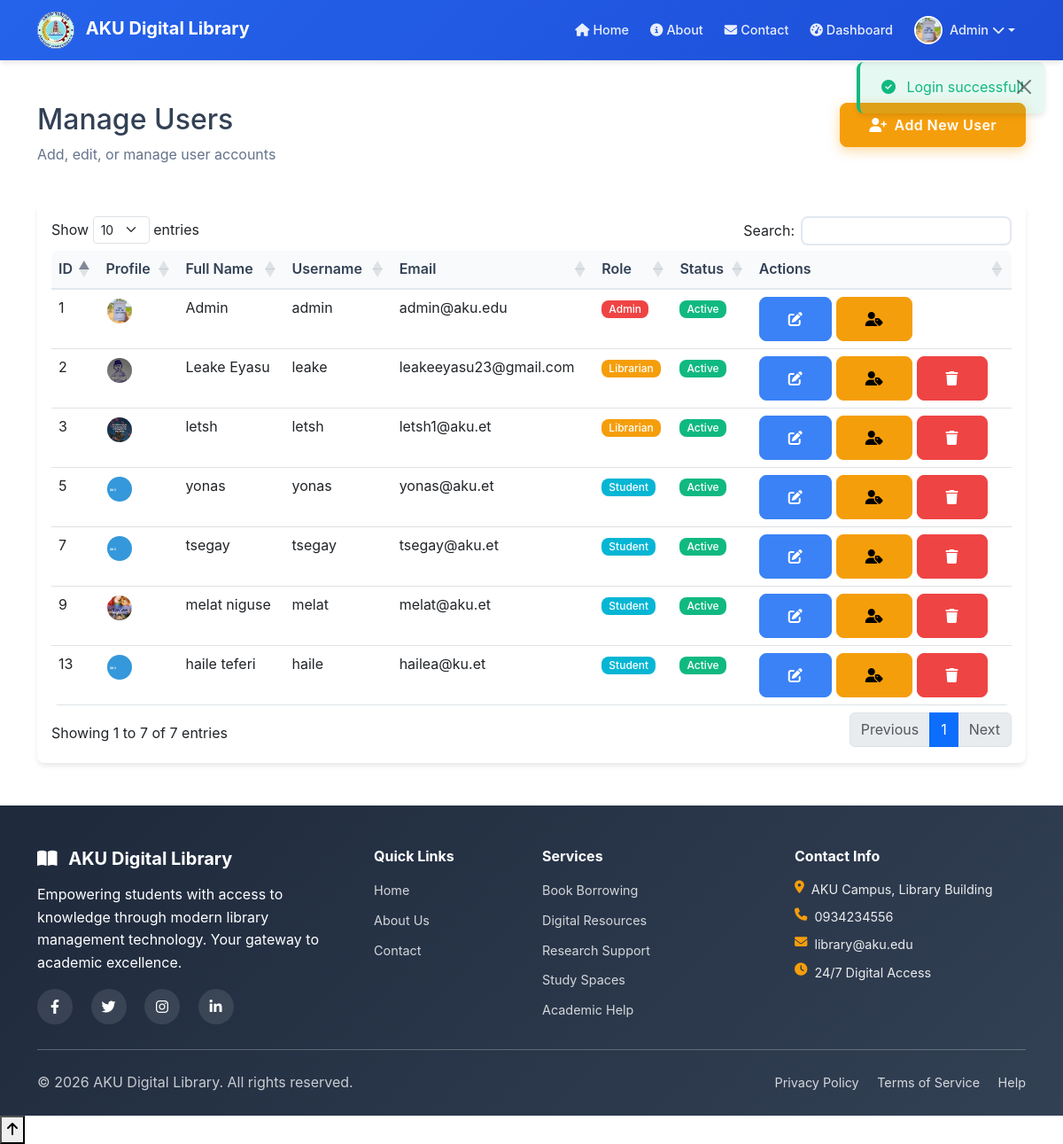
The app's page /index.php?page=users (signed in) with its own data.
### tables this page shows
CREATE TABLE `users` (
  `id` int(11) NOT NULL,
  `username` varchar(50) NOT NULL,
  `email` varchar(100) NOT NULL,
  `password` varchar(255) NOT NULL,
  `full_name` varchar(100) NOT NULL,
  `role` enum('admin','librarian','student') DEFAULT 'student',
  `profile_photo` varchar(255) DEFAULT NULL,
  `phone` varchar(20) DEFAULT NULL,
  `address` text DEFAULT NULL,
  `created_at` timestamp NOT NULL DEFAULT current_timestamp(),
  `updated_at` timestamp NOT NULL DEFAULT current_timestamp() ON UPDATE current_timestamp(),
  `is_active` tinyint(1) DEFAULT 1
);

### views/admin/users.php (the view, shortened to what this page needs)
<?php
$conn = getConnection();
$users = $conn->query("SELECT * FROM users ORDER BY created_at DESC");
?>
<div class="container my-5">
    <div class="row mb-4">
        <div class="col-md-6">
            <h2>Manage Users</h2>
            <p class="text-muted">Add, edit, or manage user accounts</p>
        </div>
        <div class="col-md-6 text-end">
            <button class="btn btn-aku" data-bs-toggle="modal" data-bs-target="#addUserModal">
                <i class="fas fa-user-plus me-2"></i>Add New User
            </button>
        </div>
    </div>
    <div class="card">
        <div class="card-body">
            <div class="table-responsive">
                <table class="table data-table">
                    <thead>
                        <tr>
                            <th>ID</th>
                            <th>Profile</th>
                            <th>Full Name</th>
                            <th>Username</th>
                            <th>Email</th>
                            <th>Role</th>
                            <th>Status</th>
                            <th>Actions</th>
                        </tr>
                    </thead>
                    <tbody>
                        <?php while($user = $users->fetch_assoc()): ?>
                        <tr>
                            <td><?php echo $user['id']; ?></td>
                            <td>
                                <img src="uploads/<?php echo $user['profile_photo']; ?>"
                                     class="profile-img-sm"
                                     onerror="this.src='uploads/default.png'">
                            </td>
                            <td><?php echo $user['full_name']; ?></td>
                            <td><?php echo $user['username']; ?></td>
                            <td><?php echo $user['email']; ?></td>
                            <td>
                                <span class="badge bg-<?php
                                    echo $user['role'] == 'admin' ? 'danger' :
                                        ($user['role'] == 'librarian' ? 'warning' : 'info');
                                ?>">
                                    <?php echo ucfirst($user['role']); ?>
                                </span>
                            </td>
                            <td>
                                <?php if ($user['is_active']): ?>
                                    <span class="badge bg-success">Active</span>
                                <?php else: ?>
                                    <span class="badge bg-secondary">Inactive</span>
                                <?php endif; ?>
                            </td>
                            <td>
                                <button class="btn btn-sm btn-primary edit-user-btn"
                                    data-user-id="<?php echo $user['id']; ?>"
                                    data-user-name="<?php echo htmlspecialchars($user['full_name']); ?>"
                                    data-user-email="<?php echo $user['email']; ?>"
                                    data-user-phone="<?php echo $user['phone']; ?>"
                                    data-user-address="<?php echo htmlspecialchars($user['address']); ?>"
                                    data-user-active="<?php echo $user['is_active']; ?>">
                                    <i class="fas fa-edit"></i>
                                </button>
                                <button class="btn btn-sm btn-warning role-btn"
                                    data-user-id="<?php echo $user['id']; ?>"
                                    data-user-role="<?php echo $user['role']; ?>">
                                    <i class="fas fa-user-tag"></i>
                                </button>
                                <?php if ($user['id'] != $_SESSION['user_id']): ?>
                                <form method="POST" style="display: inline;">
                                    <button type="submit" class="btn btn-sm btn-danger delete-user-btn">
                                        <i class="fas fa-trash"></i>
                                    </button>
                                </form>
                                <?php endif; ?>
                            </td>
                        </tr>
                        <?php endwhile; ?>
                    </tbody>
                </table>
            </div>
        </div>
    </div>
</div>

### records on screen
users: id "13", full_name "haile teferi", username "haile", email "hailea@ku.et", role "Student", is_active "Active"
users: id "9", profile_photo (picture), full_name "melat niguse", username "melat", email "melat@aku.et", role "Student", is_active "Active"
users: id "7", profile_photo (placeholder picture), full_name "tsegay", username "tsegay", email "tsegay@aku.et", role "Student", is_active "Active"
users: id "5", full_name "yonas", username "yonas", email "yonas@aku.et", role "Student", is_active "Active"
users: id "3", profile_photo (picture), full_name "letsh", username "letsh", email "letsh1@aku.et", role "Librarian", is_active "Active"
users: id "2", profile_photo (picture), full_name "Leake Eyasu", username "leake", email "leakeeyasu23@gmail.com", role "Librarian", is_active "Active"
users: id "1", profile_photo (picture), full_name "Admin", username "admin", email "admin@aku.edu", role "Admin", is_active "Active"

### other values on screen
$_SESSION['full_name'] "Admin"
$_SESSION['message'] "Login successful!"
